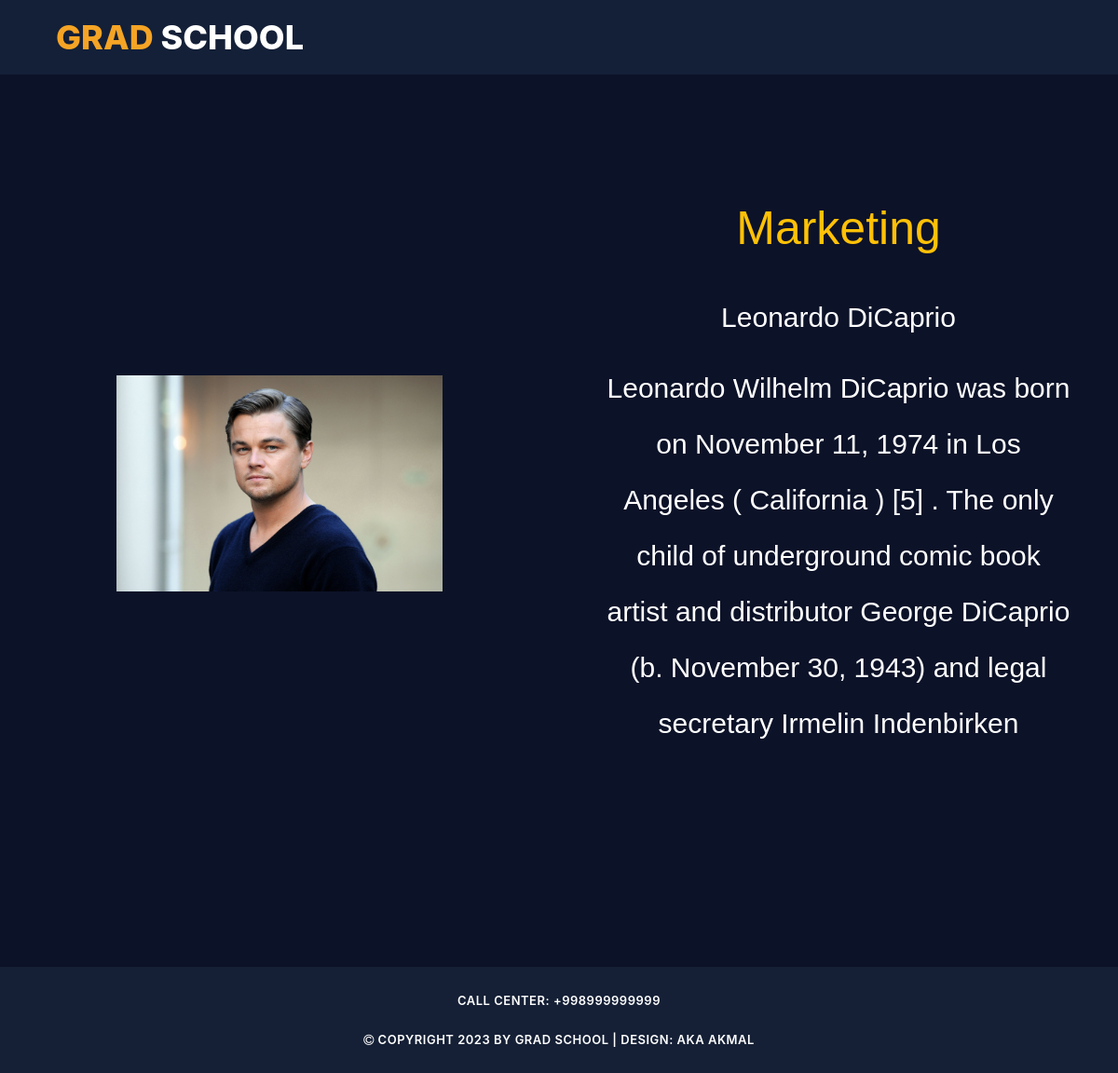
Page /about/Leonardo/ on the committed database.
### course/models.py (models this page shows, shortened)
class Teacher(models.Model):
    first_name = models.CharField(max_length=50)
    last_name = models.CharField(max_length=50)
    course = models.ForeignKey(Course, on_delete=models.CASCADE)
    photo = models.ImageField(null=True)
    text = models.TextField()
    slug = models.SlugField(max_length=30)

class Course(models.Model):
    image = models.ImageField()
    slug = models.SlugField(max_length=40)
    title = models.CharField(max_length=100)
    description = models.TextField()
    price = models.IntegerField()
    students = models.ManyToManyField('Student', related_name='course_students') #, null=True
    def __str__(self):
        return self.title

### course/views.py (the view)
# urls.py: path('about/<slug>/', views.about, name='about'),
def about(request, slug):
    teach = get_object_or_404(Teacher, slug=slug)
    is_succes = True
    return render(request, 'about.html', {
        'teach': teach,
        "is_succes": is_succes,
    })

### course/templates/about.html
{% extends 'base_layout.html' %}
{% load static %}
{% block content %}
    <section>
        <div class="columns" style=" padding:165px 0;">
            <div class="column">
                <img src="{{ teach.photo.url }}" style="width: 70%; height: auto" alt="">
            </div>
            <div class="column">
                <h5 class="title text-warning">
                    {{ teach.course }}
                </h5>
                <br><br>
                <p class="subtitle" style="margin-top: -20px">
                    {{ teach.first_name }} {{ teach.last_name }}
                </p>
                <p class="subtitle">
                    {{ teach.text }}
                </p>
            </div>
        </div>
    </section>
{% endblock %}

### files/static/assets/css/templatemo-grad-school.css (style rules this page uses)
* { text-decoration: none; }
body { font-family: 'Montserrat', sans-serif; }
p { font-size: 13px; line-height: 22px; }

### files/static/assets/css/style.css (style rules this page uses)
* { text-decoration: none; }
.columns { align-items: center; color: white; background: #0c1228; display: flex; justify-content: center; padding-top:50px; }
.column { text-align: center; padding: 50px; width: 50%; height: auto; overflow: hidden; }
.subtitle { font-size: 30px; line-height: 60px; font-family: Arial, Helvetica, sans-serif; }
.title { font-size: 50px; font-family: Arial, Helvetica, sans-serif; }
* { padding: 0; margin: 0; text-decoration: none; }

### rows in the picture
Teacher: photo (picture), course "Marketing", first_name "Leonardo", last_name "DiCaprio", text "Leonardo Wilhelm DiCaprio was born on November 11, 1974 in Los Angeles ( California ) [5] . The only child of underground comic book artist and distributor George DiCaprio (b. November 30, 1943) and legal secretary Irmelin Indenbirken"
